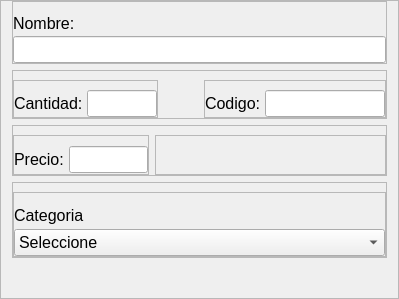
                           <widget class="QFrame" name="frame_33">
                            <property name="maximumSize">
                             <size>
                              <width>415</width>
                              <height>16777215</height>
                             </size>
                            </property>
                            <property name="frameShape">
                             <enum>QFrame::StyledPanel</enum>
                            </property>
                            <property name="frameShadow">
                             <enum>QFrame::Raised</enum>
                            </property>
                            <layout class="QVBoxLayout" name="verticalLayout_2">
                             <property name="topMargin">
                              <number>0</number>
                             </property>
                             <property name="bottomMargin">
                              <number>0</number>
                             </property>
                             <item>
                              <widget class="QFrame" name="frame_25">
                               <property name="minimumSize">
                                <size>
                                 <width>0</width>
                                 <height>45</height>
                                </size>
                               </property>
                               <property name="frameShape">
                                <enum>QFrame::StyledPanel</enum>
                               </property>
                               <property name="frameShadow">
                                <enum>QFrame::Raised</enum>
                               </property>
                               <layout class="QVBoxLayout" name="verticalLayout_21">
                                <property name="spacing">
                                 <number>0</number>
                                </property>
                                <property name="leftMargin">
                                 <number>0</number>
                                </property>
                                <property name="topMargin">
                                 <number>9</number>
                                </property>
                                <property name="rightMargin">
                                 <number>0</number>
                                </property>
                                <property name="bottomMargin">
                                 <number>0</number>
                                </property>
                                <item>
                                 <widget class="QLabel" name="label_11">
                                  <property name="minimumSize">
                                   <size>
                                    <width>0</width>
                                    <height>25</height>
                                   </size>
                                  </property>
                                  <property name="font">
                                   <font>
                                    <pointsize>12</pointsize>
                                   </font>
                                  </property>
                                  <property name="text">
                                   <string>Nombre: </string>
                                  </property>
                                  <property name="alignment">
                                   <set>Qt::AlignLeading|Qt::AlignLeft|Qt::AlignVCenter</set>
                                  </property>
                                 </widget>
                                </item>
                                <item>
                                 <widget class="QLineEdit" name="inputNombre">
                                  <property name="minimumSize">
                                   <size>
                                    <width>0</width>
                                    <height>27</height>
                                   </size>
                                  </property>
                                  <property name="font">
                                   <font>
                                    <pointsize>12</pointsize>
                                   </font>
                                  </property>
                                 </widget>
                                </item>
                               </layout>
                              </widget>
                             </item>
                             <item>
                              <widget class="QFrame" name="frame_34">
                               <property name="minimumSize">
                                <size>
                                 <width>0</width>
                                 <height>42</height>
                                </size>
                               </property>
                               <property name="frameShape">
                                <enum>QFrame::StyledPanel</enum>
                               </property>
                               <property name="frameShadow">
                                <enum>QFrame::Raised</enum>
                               </property>
                               <layout class="QHBoxLayout" name="horizontalLayout_25">
                                <property name="leftMargin">
                                 <number>0</number>
                                </property>
                                <property name="topMargin">
                                 <number>9</number>
                                </property>
                                <property name="rightMargin">
                                 <number>0</number>
                                </property>
                                <property name="bottomMargin">
                                 <number>0</number>
                                </property>
                                <item>
                                 <widget class="QFrame" name="frame_23">
                                  <property name="minimumSize">
                                   <size>
                                    <width>0</width>
                                    <height>35</height>
                                   </size>
                                  </property>
                                  <property name="maximumSize">
                                   <size>
                                    <width>145</width>
                                    <height>16777215</height>
                                   </size>
                                  </property>
                                  <property name="frameShape">
                                   <enum>QFrame::StyledPanel</enum>
                                  </property>
                                  <property name="frameShadow">
                                   <enum>QFrame::Raised</enum>
                                  </property>
                                  <layout class="QHBoxLayout" name="horizontalLayout_15">
                                   <property name="spacing">
                                    <number>0</number>
                                   </property>
                                   <property name="leftMargin">
                                    <number>0</number>
                                   </property>
                                   <property name="rightMargin">
                                    <number>0</number>
                                   </property>
                                   <property name="bottomMargin">
                                    <number>0</number>
                                   </property>
                                   <item>
                                    <widget class="QLabel" name="label_13">
                                     <property name="minimumSize">
                                      <size>
                                       <width>0</width>
                                       <height>27</height>
                                      </size>
                                     </property>
                                     <property name="font">
                                      <font>
                                       <pointsize>12</pointsize>
                                      </font>
                                     </property>
                                     <property name="text">
                                      <string>Cantidad: </string>
                                     </property>
                                     <property name="alignment">
                                      <set>Qt::AlignLeading|Qt::AlignLeft|Qt::AlignVCenter</set>
                                     </property>
                                    </widget>
                                   </item>
                                   <item>
                                    <widget class="QLineEdit" name="inputCantidad">
                                     <property name="minimumSize">
                                      <size>
                                       <width>0</width>
                                       <height>27</height>
                                      </size>
                                     </property>
                                     <property name="font">
                                      <font>
                                       <pointsize>12</pointsize>
                                      </font>
                                     </property>
                                    </widget>
                                   </item>
                                  </layout>
                                 </widget>
                                </item>
                                <item>
                                 <spacer name="horizontalSpacer_2">
                                  <property name="orientation">
                                   <enum>Qt::Horizontal</enum>
                                  </property>
                                  <property name="sizeHint" stdset="0">
                                   <size>
                                    <width>40</width>
                                    <height>20</height>
                                   </size>
                                  </property>
                                 </spacer>
                                </item>
                                <item>
                                 <widget class="QFrame" name="frame_24">
                                  <property name="minimumSize">
                                   <size>
                                    <width>0</width>
                                    <height>35</height>
                                   </size>
                                  </property>
                                  <property name="frameShape">
                                   <enum>QFrame::StyledPanel</enum>
                                  </property>
                                  <property name="frameShadow">
                                   <enum>QFrame::Raised</enum>
                                  </property>
                                  <layout class="QHBoxLayout" name="horizontalLayout_20">
                                   <property name="spacing">
                                    <number>0</number>
                                   </property>
                                   <property name="leftMargin">
                                    <number>0</number>
                                   </property>
                                   <property name="rightMargin">
                                    <number>0</number>
                                   </property>
                                   <property name="bottomMargin">
                                    <number>0</number>
                                   </property>
                                   <item>
                                    <widget class="QLabel" name="label_24">
                                     <property name="font">
                                      <font>
                                       <pointsize>12</pointsize>
                                      </font>
                                     </property>
                                     <property name="text">
                                      <string>Codigo: </string>
                                     </property>
                                     <property name="alignment">
                                      <set>Qt::AlignLeading|Qt::AlignLeft|Qt::AlignVCenter</set>
                                     </property>
                                    </widget>
                                   </item>
                                   <item>
                                    <widget class="QLineEdit" name="inputCodigo">
                                     <property name="minimumSize">
                                      <size>
                                       <width>0</width>
                                       <height>27</height>
                                      </size>
                                     </property>
                                     <property name="maximumSize">
                                      <size>
                                       <width>120</width>
                                       <height>16777215</height>
                                      </size>
                                     </property>
                                     <property name="font">
                                      <font>
                                       <pointsize>12</pointsize>
                                      </font>
                                     </property>
                                    </widget>
                                   </item>
                                  </layout>
                                 </widget>
                                </item>
                               </layout>
                              </widget>
                             </item>
                             <item>
                              <widget class="QFrame" name="frame_40">
                               <property name="minimumSize">
                                <size>
                                 <width>0</width>
                                 <height>42</height>
                                </size>
                               </property>
                               <property name="frameShape">
                                <enum>QFrame::StyledPanel</enum>
                               </property>
                               <property name="frameShadow">
                                <enum>QFrame::Raised</enum>
                               </property>
                               <layout class="QHBoxLayout" name="horizontalLayout_27">
                                <property name="leftMargin">
                                 <number>0</number>
                                </property>
                                <property name="topMargin">
                                 <number>9</number>
                                </property>
                                <property name="rightMargin">
                                 <number>0</number>
                                </property>
                                <property name="bottomMargin">
                                 <number>0</number>
                                </property>
                                <item>
                                 <widget class="QFrame" name="frame_41">
                                  <property name="minimumSize">
                                   <size>
                                    <width>0</width>
                                    <height>25</height>
                                   </size>
                                  </property>
                                  <property name="maximumSize">
                                   <size>
                                    <width>136</width>
                                    <height>16777215</height>
                                   </size>
                                  </property>
                                  <property name="frameShape">
                                   <enum>QFrame::StyledPanel</enum>
                                  </property>
                                  <property name="frameShadow">
                                   <enum>QFrame::Raised</enum>
                                  </property>
                                  <layout class="QHBoxLayout" name="horizontalLayout_28">
                                   <property name="spacing">
                                    <number>0</number>
                                   </property>
                                   <property name="leftMargin">
                                    <number>0</number>
                                   </property>
                                   <property name="rightMargin">
                                    <number>0</number>
                                   </property>
                                   <property name="bottomMargin">
                                    <number>0</number>
                                   </property>
                                   <item>
                                    <widget class="QLabel" name="label_33">
                                     <property name="minimumSize">
                                      <size>
                                       <width>0</width>
                                       <height>27</height>
                                      </size>
                                     </property>
                                     <property name="font">
                                      <font>
                                       <pointsize>12</pointsize>
                                      </font>
                                     </property>
                                     <property name="text">
                                      <string>Precio: </string>
                                     </property>
                                     <property name="alignment">
                                      <set>Qt::AlignLeading|Qt::AlignLeft|Qt::AlignVCenter</set>
                                     </property>
                                    </widget>
                                   </item>
                                   <item>
                                    <widget class="QLineEdit" name="inputPrecio">
                                     <property name="minimumSize">
                                      <size>
                                       <width>0</width>
                                       <height>27</height>
                                      </size>
                                     </property>
                                     <property name="font">
                                      <font>
                                       <pointsize>11</pointsize>
                                      </font>
                                     </property>
                                    </widget>
                                   </item>
                                  </layout>
                                 </widget>
                                </item>
                                <item>
                                 <widget class="QFrame" name="frame_42">
                                  <property name="minimumSize">
                                   <size>
                                    <width>0</width>
                                    <height>35</height>
                                   </size>
                                  </property>
                                  <property name="frameShape">
                                   <enum>QFrame::StyledPanel</enum>
                                  </property>
                                  <property name="frameShadow">
                                   <enum>QFrame::Raised</enum>
                                  </property>
                                  <layout class="QHBoxLayout" name="horizontalLayout_29">
                                   <property name="leftMargin">
                                    <number>0</number>
                                   </property>
                                   <property name="rightMargin">
                                    <number>0</number>
                                   </property>
                                   <item>
                                    <spacer name="horizontalSpacer_3">
                                     <property name="orientation">
                                      <enum>Qt::Horizontal</enum>
                                     </property>
                                     <property name="sizeHint" stdset="0">
                                      <size>
                                       <width>40</width>
                                       <height>20</height>
                                      </size>
                                     </property>
                                    </spacer>
                                   </item>
                                  </layout>
                                 </widget>
                                </item>
                               </layout>
                              </widget>
                             </item>
                             <item>
                              <widget class="QFrame" name="frame_38">
                               <property name="minimumSize">
                                <size>
                                 <width>0</width>
                                 <height>42</height>
                                </size>
                               </property>
                               <property name="frameShape">
                                <enum>QFrame::StyledPanel</enum>
                               </property>
                               <property name="frameShadow">
                                <enum>QFrame::Raised</enum>
                               </property>
                               <layout class="QHBoxLayout" name="horizontalLayout_26">
                                <property name="leftMargin">
                                 <number>0</number>
                                </property>
                                <property name="rightMargin">
                                 <number>0</number>
                                </property>
                                <property name="bottomMargin">
                                 <number>0</number>
                                </property>
                                <item>
                                 <widget class="QFrame" name="frame_35">
                                  <property name="minimumSize">
                                   <size>
                                    <width>240</width>
                                    <height>42</height>
                                   </size>
                                  </property>
                                  <property name="frameShape">
                                   <enum>QFrame::StyledPanel</enum>
                                  </property>
                                  <property name="frameShadow">
                                   <enum>QFrame::Raised</enum>
                                  </property>
                                  <layout class="QVBoxLayout" name="verticalLayout_22">
                                   <property name="spacing">
                                    <number>0</number>
                                   </property>
                                   <property name="leftMargin">
                                    <number>0</number>
                                   </property>
                                   <property name="topMargin">
                                    <number>9</number>
                                   </property>
                                   <property name="rightMargin">
                                    <number>0</number>
                                   </property>
                                   <property name="bottomMargin">
                                    <number>0</number>
                                   </property>
                                   <item>
                                    <widget class="QLabel" name="label_12">
                                     <property name="minimumSize">
                                      <size>
                                       <width>0</width>
                                       <height>27</height>
                                      </size>
                                     </property>
                                     <property name="font">
                                      <font>
                                       <pointsize>12</pointsize>
                                      </font>
                                     </property>
                                     <property name="text">
                                      <string>Categoria</string>
                                     </property>
                                     <property name="alignment">
                                      <set>Qt::AlignLeading|Qt::AlignLeft|Qt::AlignVCenter</set>
                                     </property>
                                    </widget>
                                   </item>
                                   <item>
                                    <widget class="QComboBox" name="inputCategoria">
                                     <property name="minimumSize">
                                      <size>
                                       <width>0</width>
                                       <height>27</height>
                                      </size>
                                     </property>
                                     <property name="font">
                                      <font>
                                       <pointsize>12</pointsize>
                                      </font>
                                     </property>
                                     <item>
                                      <property name="text">
                                       <string>Seleccione</string>
                                      </property>
                                     </item>
                                    </widget>
                                   </item>
                                  </layout>
                                 </widget>
                                </item>
                               </layout>
                              </widget>
                             </item>
                             <item>
                              <spacer name="verticalSpacer_2">
                               <property name="orientation">
                                <enum>Qt::Vertical</enum>
                               </property>
                               <property name="sizeHint" stdset="0">
                                <size>
                                 <width>20</width>
                                 <height>40</height>
                                </size>
                               </property>
                              </spacer>
                             </item>
                            </layout>
                           </widget>
